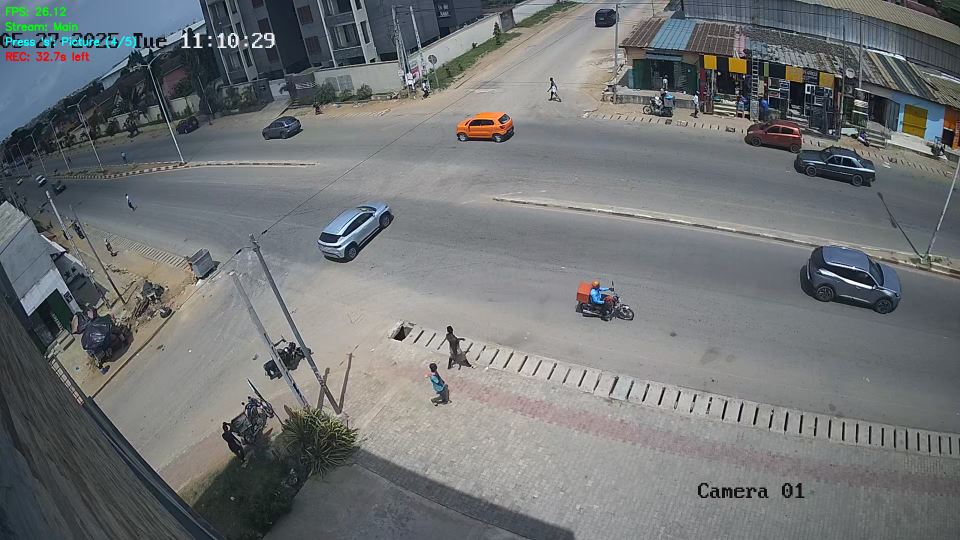
#> input picture ShapeAlertCounting/mainRoadZone/CountingZone.png, 1920 x 1080 px (shown at 1/2 size)
$ python CountingZonePicker.py
#> lines starting #> are read from the running program, lines starting #| are printed output that depends on the picture; after the words box and inside, x2 and y2 are one past the last pixel; in counts of white or black regions, pixels touching at a corner belong together
# Enhanced Shape Drawer with Lines, Naming, and Color Assignment
import cv2
import pickle
import numpy as np
import json

# Default dimensions for rectangular parking spaces
default_horizontal_width, default_horizontal_height = 107, 48
default_vertical_width, default_vertical_height = 48, 107

# Available colors for shapes
COLORS = {
    'red': (0, 0, 255),
    'green': (0, 255, 0),
    'blue': (255, 0, 0),
    'yellow': (0, 255, 255),
    'cyan': (255, 255, 0),
    'magenta': (255, 0, 255),
    'orange': (0, 165, 255),
    'purple': (128, 0, 128),
    'white': (255, 255, 255),
    'black': (0, 0, 0)
}

# Current modes
current_orientation = 'horizontal'  # 'horizontal' or 'vertical'
current_shape_mode = 'rectangle'    # 'rectangle', 'polygon', or 'line'

# State variables
is_resizing = False
resize_index = -1
resize_corner = None
resize_start_pos = None

# Polygon creation state
is_creating_polygon = False
current_polygon_points = []
polygon_preview_point = None

# Line creation state
is_creating_line = False
line_start_point = None
line_preview_point = None

# Shape naming and editing
show_naming_dialog = False
selected_shape_index = -1
current_input_text = ""
input_mode = "name"  # "name" or "color"

try:
    with open('CountingZonePos copy', 'rb') as f:
        posList = pickle.load(f)
except:
    posList = []

# Convert old format to new format with metadata
def upgrade_shape_format():
    """Upgrade old shape format to include metadata"""
    global posList
    new_posList = []

    for i, pos in enumerate(posList):
        if isinstance(pos, dict):
            # Already in new format
            new_posList.append(pos)
        else:
            # Convert old format to new format
            shape_type, points, width, height = get_shape_info(pos)

            if shape_type == 'polygon':
                new_shape = {
                    'type': 'polygon',
                    'points': points,
                    'name': f'Polygon_{i+1}',
                    'color': 'cyan'
                }
            elif shape_type == 'rectangle':
                orientation = pos[4] if len(pos) >= 5 else 'horizontal'
                new_shape = {
                    'type': 'rectangle',
                    'x': points[0][0],
                    'y': points[0][1],
                    'width': width,
                    'height': height,
                    'orientation': orientation,
                    'name': f'Parking_{i+1}',
                    'color': 'magenta' if orientation == 'horizontal' else 'cyan'
                }
            new_posList.append(new_shape)

    posList = new_posList

# [366 lines left out: functions get_default_dimensions, get_shape_info, point_in_polygon, point_to_line_distance, find_shape_at_position, show_naming_interface and 2 more, not called in this run]

def draw_instructions(img):
    """Draw instructions on the image"""
    instructions = [
        f"Mode: {current_shape_mode.upper()} | Orient: {current_orientation.upper()}",
        "Shape Modes:",
        "R - Rectangle | P - Polygon | L - Line",
        "Orientation (Rectangle):",
        "H - Horizontal | V - Vertical",
        "Actions:",
        "Left Click - Add/Edit shape",
        "Right Click - Remove/Cancel",
        "Polygon: Click points, close near start",
        "Line: Click start, then end point",
        "Click shape to name/color it",
        "Q - Quit"
    ]

    bg_height = len(instructions) * 25 + 40
    cv2.rectangle(img, (10, 10), (450, bg_height), (0, 0, 0), -1)
    cv2.rectangle(img, (10, 10), (450, bg_height), (255, 255, 255), 2)

    for i, instruction in enumerate(instructions):
        if i == 0:
            color = (0, 255, 0)
        elif ":" in instruction and not instruction.startswith(" "):
            color = (255, 255, 0)
        else:
            color = (255, 255, 255)

        cv2.putText(img, instruction, (20, 35 + i * 25),
                   cv2.FONT_HERSHEY_SIMPLEX, 0.6, color, 2)

# [21 lines left out: function draw_shape_handles, not called in this run]

def handle_keyboard_input(key):
    """Handle keyboard input for naming dialog"""
    global current_input_text, input_mode, show_naming_dialog, selected_shape_index

    if not show_naming_dialog:
        return False

    if key == 27:  # ESC
        show_naming_dialog = False
        current_input_text = ""
        selected_shape_index = -1
        return True
    elif key == 13:  # Enter
        if current_input_text.strip():
            shape = posList[selected_shape_index]
            if input_mode == "name":
                shape['name'] = current_input_text.strip()
            elif input_mode == "color" and current_input_text.lower() in COLORS:
                shape['color'] = current_input_text.lower()
            save_shapes()

        show_naming_dialog = False
        current_input_text = ""
        selected_shape_index = -1
        return True
    elif key == 9:  # Tab
        input_mode = "color" if input_mode == "name" else "name"
        current_input_text = ""
        return True
    elif key == 8:  # Backspace
        current_input_text = current_input_text[:-1]
        return True
    elif key == 127:  # Delete key
        if selected_shape_index >= 0:
            posList.pop(selected_shape_index)
            save_shapes()
        show_naming_dialog = False
        current_input_text = ""
        selected_shape_index = -1
        return True
    elif 32 <= key <= 126:  # Printable characters
        current_input_text += chr(key)
        return True

    return False

# Upgrade old format on startup
upgrade_shape_format()

# Main loop
while True:
    img = cv2.imread('CountingZone.png')
#> img is the input picture: shape (1080, 1920, 3); mean B, G, R 117.4, 115.7, 112.9

    if img is None:
        print("Error: Could not load image 'CountingZone.png'")
        break

    # Draw all shapes
    for i, shape in enumerate(posList):
        if not isinstance(shape, dict):
            continue

        color = COLORS.get(shape.get('color', 'white'), (255, 255, 255))
        name = shape.get('name', 'Unnamed')

        if shape['type'] == 'polygon':
            pts = np.array(shape['points'], np.int32)
            pts = pts.reshape((-1, 1, 2))
            cv2.polylines(img, [pts], True, color, 2)

            # Draw name
            center_x = sum(p[0] for p in shape['points']) // len(shape['points'])
            center_y = sum(p[1] for p in shape['points']) // len(shape['points'])
            cv2.putText(img, name, (center_x - 30, center_y),
                       cv2.FONT_HERSHEY_SIMPLEX, 0.5, color, 2)

            if is_resizing and resize_index == i:
                draw_shape_handles(img, shape)

        elif shape['type'] == 'line':
            cv2.line(img, shape['start'], shape['end'], color, 3)

            # Draw name at midpoint
            mid_x = (shape['start'][0] + shape['end'][0]) // 2
            mid_y = (shape['start'][1] + shape['end'][1]) // 2
            cv2.putText(img, name, (mid_x - 30, mid_y - 10),
                       cv2.FONT_HERSHEY_SIMPLEX, 0.5, color, 2)

            if is_resizing and resize_index == i:
                draw_shape_handles(img, shape)

        elif shape['type'] == 'rectangle':
            x, y = shape['x'], shape['y']
            width, height = shape['width'], shape['height']

            cv2.rectangle(img, (x, y), (x + width, y + height), color, 2)

            # Draw name and info
            cv2.putText(img, name, (x + 5, y + 15),
                       cv2.FONT_HERSHEY_SIMPLEX, 0.5, color, 1)
            cv2.putText(img, f"{width}x{height}", (x + 5, y + height - 5),
                       cv2.FONT_HERSHEY_SIMPLEX, 0.4, color, 1)

            if is_resizing and resize_index == i:
                draw_shape_handles(img, shape)

    # Draw creation previews
    if is_creating_polygon and current_polygon_points:
        for i, point in enumerate(current_polygon_points):
            cv2.circle(img, point, 5, (0, 255, 0), -1)
            if i > 0:
                cv2.line(img, current_polygon_points[i-1], point, (0, 255, 0), 2)

        if polygon_preview_point:
            cv2.line(img, current_polygon_points[-1], polygon_preview_point, (128, 255, 128), 1)

            if len(current_polygon_points) >= 3:
                dist_to_first = np.sqrt((polygon_preview_point[0] - current_polygon_points[0][0])**2 +
                                      (polygon_preview_point[1] - current_polygon_points[0][1])**2)
                if dist_to_first < 15:
                    cv2.line(img, current_polygon_points[-1], current_polygon_points[0], (0, 255, 0), 2)
                    cv2.putText(img, "Click to close", (polygon_preview_point[0] + 10, polygon_preview_point[1]),
                               cv2.FONT_HERSHEY_SIMPLEX, 0.7, (0, 255, 0), 2)

    if is_creating_line and line_start_point:
        cv2.circle(img, line_start_point, 5, (0, 255, 0), -1)
        if line_preview_point:
            cv2.line(img, line_start_point, line_preview_point, (0, 255, 0), 2)
            cv2.putText(img, "Click to finish line", (line_preview_point[0] + 10, line_preview_point[1]),
                       cv2.FONT_HERSHEY_SIMPLEX, 0.7, (0, 255, 0), 2)

    # Show naming dialog if active
    if show_naming_dialog and selected_shape_index >= 0:
        show_naming_interface(img, selected_shape_index)
    else:
        draw_instructions(img)
#> in draw_instructions, `cv2.rectangle(img, (10, 10), (450, bg_height), (255, 255, 255), 2)`:
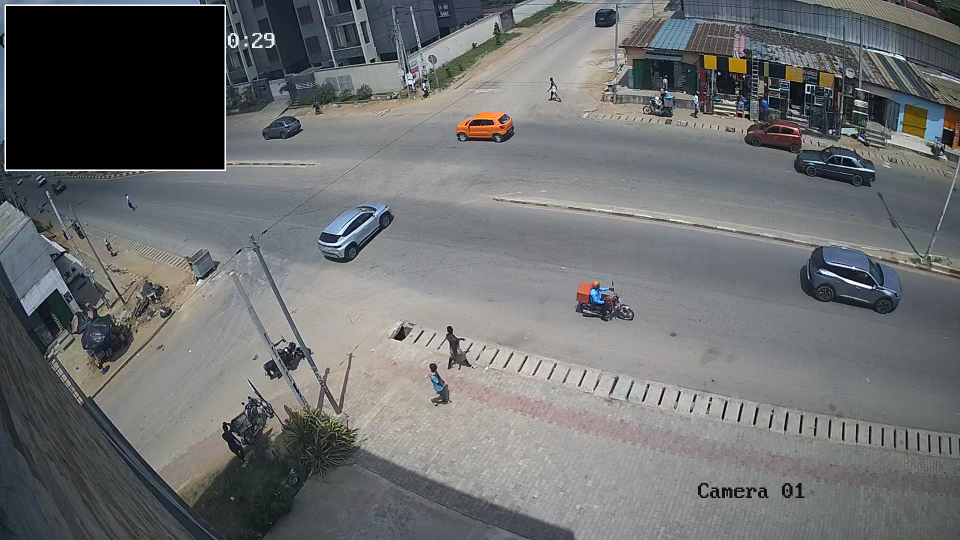
#> img: shape (1080, 1920, 3) (shown at 1/2 size); mean B, G, R 110.8, 109.9, 108.3
#> after the loop in draw_instructions, `for i, instruction in enumerate(instructions):`:
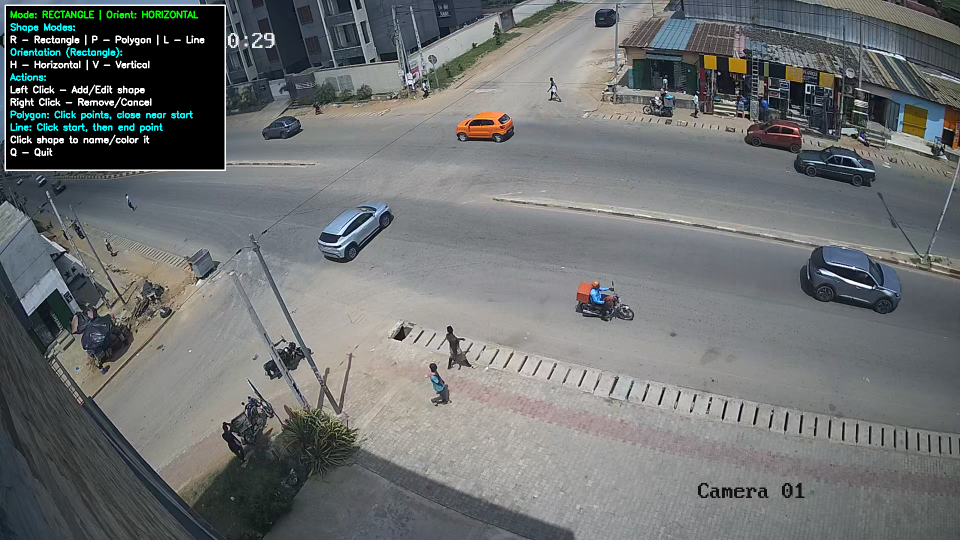
#> img: shape (1080, 1920, 3) (shown at 1/2 size); 0.93% of pixels changed, all inside (x1, y1, x2, y2) = (20, 19, 409, 313)

    cv2.imshow("Enhanced Shape Drawer", img)
    cv2.setMouseCallback("Enhanced Shape Drawer", mouseClick)

    # Handle keyboard input
    key = cv2.waitKey(1) & 0xFF
#> (key q is pressed here)

    # Handle naming dialog input first
    if handle_keyboard_input(key):
        continue

    # Regular keyboard shortcuts
    if key == ord('q') or key == ord('Q'):
        break
    elif key == ord('h') or key == ord('H'):
        current_orientation = 'horizontal'
        print("Switched to HORIZONTAL mode")
    elif key == ord('v') or key == ord('V'):
        current_orientation = 'vertical'
        print("Switched to VERTICAL mode")
    elif key == ord('r') or key == ord('R'):
        current_shape_mode = 'rectangle'
        is_creating_polygon = False
        is_creating_line = False
        current_polygon_points = []
        line_start_point = None
        print("Switched to RECTANGLE mode")
    elif key == ord('p') or key == ord('P'):
        current_shape_mode = 'polygon'
        is_creating_line = False
        line_start_point = None
        print("Switched to POLYGON mode")
    elif key == ord('l') or key == ord('L'):
        current_shape_mode = 'line'
        is_creating_polygon = False
        current_polygon_points = []
        print("Switched to LINE mode")

cv2.destroyAllWindows()
print(f"Saved {len(posList)} shapes")
print("Shapes saved to 'CountingZonePos copy' and 'shapes_config.json'")

# Print summary of shapes
shape_summary = {}
for shape in posList:
    if isinstance(shape, dict):
        shape_type = shape['type']
        if shape_type not in shape_summary:
            shape_summary[shape_type] = 0
        shape_summary[shape_type] += 1

print("\nShape Summary:")
for shape_type, count in shape_summary.items():
    print(f"- {shape_type.title()}s: {count}")

print("\nShape naming and color assignment completed!")
print("Available colors:", ', '.join(COLORS.keys()))
